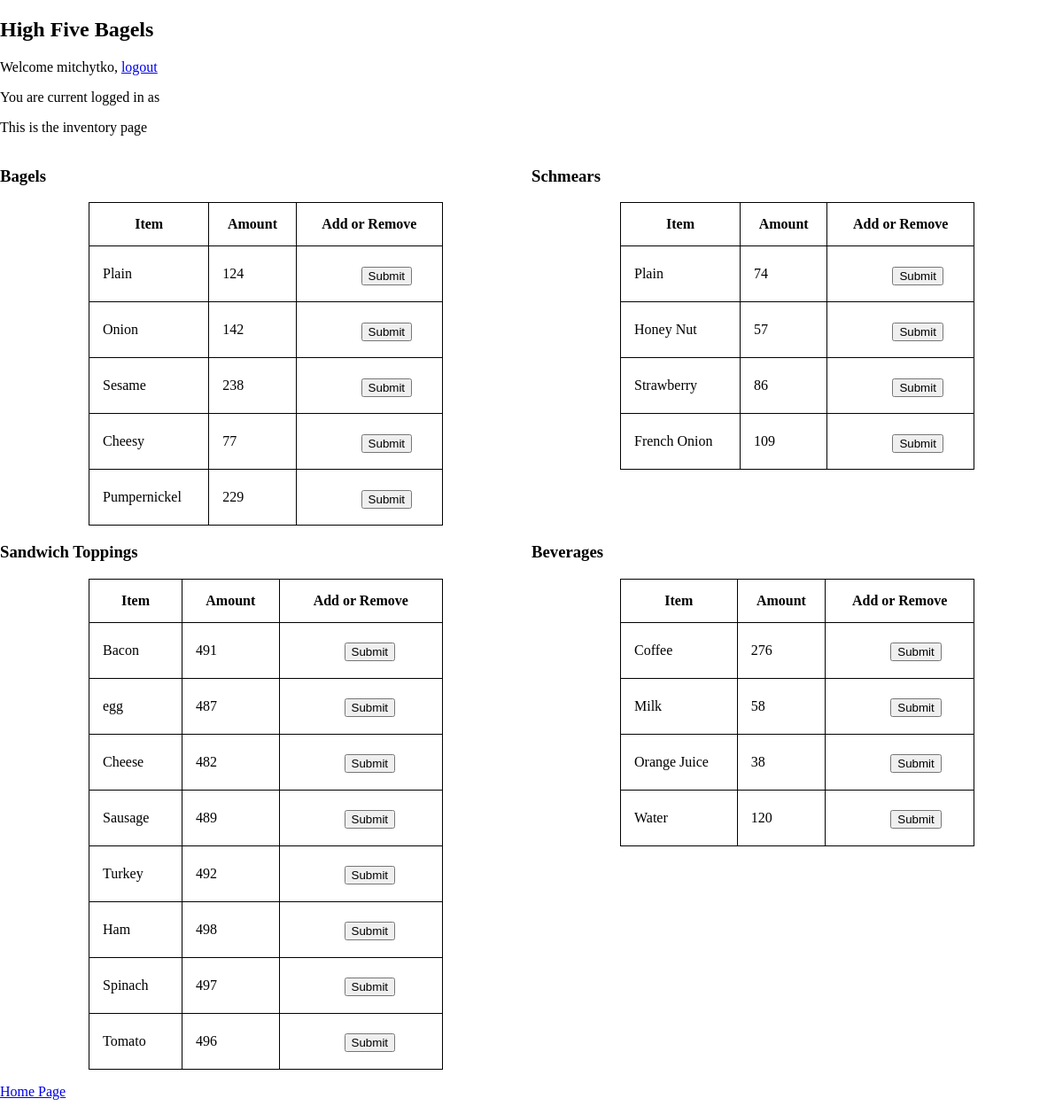
The page /home/inventory/ (signed in) on the database its author committed.
### home/models.py (models this page shows, shortened)
class foodItem(models.Model):
    type = models.CharField(max_length=200)
    sub_type = models.CharField(max_length=200)
    inv_count = models.IntegerField()
    price = models.DecimalField(decimal_places=2,max_digits=10)
    item_id = models.IntegerField(default=random.randint(1000, 140000))

class Ingredients(models.Model):
    type = models.CharField(max_length=200)
    price = models.DecimalField(decimal_places=2, max_digits=10)
    inv_count = models.IntegerField(default=0)

### home/views.py (the view, shortened to what this page needs)
# urls.py: path('inventory/', views.inventory, name='inventory'),
def inventory(request):
    bagel_list = foodItem.objects.exclude(
        type__in = ['Sandwich', 'Shmear', 'Drink'],
    )
    shmear_list = foodItem.objects.exclude(
        type__in = ['Sandwich', 'Drink', 'Bagel'],
    )
    drink_list = foodItem.objects.exclude(
        type__in = ['Sandwich', 'Bagel', 'Shmear'],
    )
    ing_list = Ingredients.objects.all()
    context = {
        'user': request.user,
        'bagel_list' : bagel_list,
        'shmear_list' : shmear_list,
        'drink_list' : drink_list,
        'ing_list' : ing_list,
    }
    return render(request, 'home/inventory.html', context)

### home/templates/home/inventory.html (shortened to what this page needs)
{% load static %}
<!DOCTYPE html>
<html lang="en">
	<head>
		<link href="{% static 'home/style.css' %}" rel="stylesheet">
	</head>
	<body>
		<h2>High Five Bagels</h2>
		{% if user.is_authenticated %}
		<p>Welcome {{ user.username }}, <a href='/accounts/logout/?next=/'>logout</a></p>
		<p>You are current logged in as {{ group }}</p>
		<p>This is the inventory page</p>
		<div class="row">
			<div class="column">
				<h3>Bagels</h3>
                <table class="center">
                    <thead>
						<tr>
							<th>Item</th>
							<th>Amount</th>
                            <th>Add or Remove</th>
						</tr>
					</thead>
                    <tbody>
                        {% for food_item in bagel_list %}
                        <tr>
                            <td class="left">{{ food_item.sub_type }}</td>
                            <td>{{ food_item.inv_count }}</td>
                            <td>
                                <form method="post">
                                    <input style="width:40px" type="number" name="amount" value="amount" required="Please add an amount" />
                                    <button type="submit">Submit</button>
                                </form>
                            </td>
                        </tr>
                        {% endfor %}
                    </tbody>
                </table>
			</div>
			<div class="column">
				<h3>Schmears</h3>
                <table class="center">
                    <thead>
						<tr>
							<th>Item</th>
							<th>Amount</th>
                            <th>Add or Remove</th>
						</tr>
					</thead>
                    <tbody>
                        {% for food_item in shmear_list %}
                        <tr>
                            <td class="left">{{ food_item.sub_type }}</td>
                            <td>{{ food_item.inv_count }}</td>
                            <td>
                                <form method="post">
                                    <input style="width:40px" type="number" name="amount" value="amount" required="Please add an amount" />
                                    <button type="submit">Submit</button>
                                </form>
                            </td>
                        </tr>
                        {% endfor %}
                    </tbody>
                </table>
			</div>
		</div>
		<div class="row">
			<div class="column">
                <h3>Sandwich Toppings</h3>
                <table class="center">
                    <thead>
						<tr>
							<th>Item</th>
							<th>Amount</th>
                            <th>Add or Remove</th>
						</tr>
					</thead>
                    <tbody>
                        {% for ing_item in ing_list %}
                        <tr>
                            <td class="left">{{ ing_item.type }}</td>
                            <td>{{ ing_item.inv_count }}</td>
                            <td>
                                <form method="post">
                                    <input style="width:40px" type="number" name="amount" value="amount" required="Please add an amount" />
                                    <button type="submit">Submit</button>
                                </form>
                            </td>
                        </tr>
                        {% endfor %}
                    </tbody>
                </table>
			</div>
			<div class="column">
				<h3>Beverages</h3>
                <table class="center">
                    <thead>
						<tr>
							<th>Item</th>
							<th>Amount</th>
                            <th>Add or Remove</th>
						</tr>
					</thead>
                    <tbody>
                        {% for food_item in drink_list %}
                        <tr>
                            <td class="left">{{ food_item.sub_type }}</td>
                            <td>{{ food_item.inv_count }}</td>
                            <td>
                                <form method="post">
                                    <input style="width:40px" type="number" name="amount" value="amount" required="Please add an amount" />
                                    <button type="submit">Submit</button>
                                </form>
                            </td>
                        </tr>
                        {% endfor %}
                    </tbody>
                </table>
			</div>
		</div>
		<p><a href="/">Home Page</a></p>
		{% else %}
		<p>You are not currently logged in, <a href="/accounts/login/">login here.</a>
		{% endif %}
	</body>
</html>

### home/static/home/style.css (style rules this page uses)
input { height: 30px; width: 400px; border-radius: 10px; border: none; font-size: 20px; padding-left: 12px; }
body { margin: 0; padding: 0; }
table.center { margin-left: auto; margin-right: auto; }
table, th, td { border: 1px solid black; border-collapse: collapse; }
th, td { padding: 15px; }
.column { float: left; width: 50%; }
.row:after { content: ""; display: table; clear: both; }
.left { text-align: left; }
table { width: 400px; }

### rows shown on the page
foodItem: sub_type "Plain", inv_count "124"
foodItem: sub_type "Onion", inv_count "142"
foodItem: sub_type "Sesame", inv_count "238"
foodItem: sub_type "Cheesy", inv_count "77"
foodItem: sub_type "Pumpernickel", inv_count "229"
foodItem: sub_type "Plain", inv_count "74"
foodItem: sub_type "Honey Nut", inv_count "57"
foodItem: sub_type "Strawberry", inv_count "86"
foodItem: sub_type "French Onion", inv_count "109"
Ingredients: type "Bacon", inv_count "491"
Ingredients: type "egg", inv_count "487"
Ingredients: type "Cheese", inv_count "482"
Ingredients: type "Sausage", inv_count "489"
Ingredients: type "Turkey", inv_count "492"
Ingredients: type "Ham", inv_count "498"
Ingredients: type "Spinach", inv_count "497"
Ingredients: type "Tomato", inv_count "496"
foodItem: sub_type "Coffee", inv_count "276"
foodItem: sub_type "Milk", inv_count "58"
foodItem: sub_type "Orange Juice", inv_count "38"
foodItem: sub_type "Water", inv_count "120"

### other values the page prints
{{ user.username }} "mitchytko"
